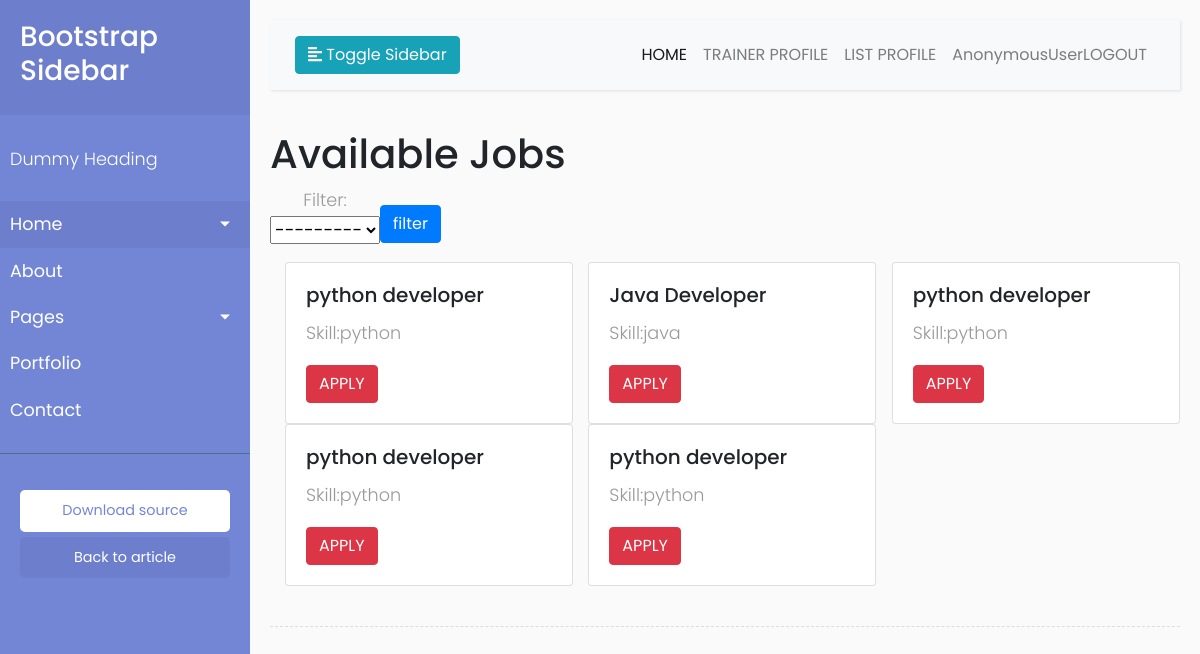
The page /trainer/listjob on the database its author committed.
### Insadmin/models.py (models this page shows, shortened)
class InstituteDetails(models.Model):
    job = models.CharField(max_length=120)
    skills = models.ForeignKey(SkillModel,on_delete=models.CASCADE)
    location = models.CharField(max_length=120)

class SkillModel(models.Model):
    skill = models.CharField(max_length=120)
    def __str__(self):
         return self.skill

### trainer/views.py (the view, shortened to what this page needs)
# urls.py: path("listj", listJob, name="listj"),
def listJob(request):
    job=InstituteDetails.objects.all()
    context = {}
    context["jobs"]=job
    form=filterform()
    context["form"]=form
    return render(request, "trainer/listjobb.html",context)

### trainer/forms.py
class filterform(ModelForm):
    class Meta:
        model=filterskill
        fields="__all__"

### trainer/models.py (called while the page is built)
    def __str__(self):
         return self.skill

### trainer/templates/trainer/listjobb.html (shortened to what this page needs)
<!DOCTYPE html>
{% extends 'trainer/base.html' %}
{% block body_block %}
<h1>Available Jobs</h1>
<form class="form-inline" method="post" style="..." >
       {{form.as_p}}
    <input type="submit" class="btn btn-primary" value="filter">
 </form>
<div class="container">
<div class="row">
    {%for item in jobs%}
    <div class="col-lg-4">
      <div class="card" style="width: 18rem;">
      <div class="card-body">
      <h5 class="card-title">{{item.job}}</h5>
      <p class="card-text">Skill:{{item.skills}} </p>
        <a href="{%url 'apply' %}" class="btn btn-danger">APPLY</a>
      </div>
</div>
</div>
    {% endfor %}
   </div>
</div>
{% endblock %}

### trainer/templates/trainer/base.html (shortened to what this page needs)
<!DOCTYPE html>
{% load static %}
<html>
<head>
    <link rel="stylesheet" href="https://stackpath.bootstrapcdn.com/bootstrap/4.1.0/css/bootstrap.min.css">
    <link rel="stylesheet" href="{% static 'css/style.css' %}">
</head>
<body>
    <div class="wrapper">
        <nav id="sidebar">
            <div class="sidebar-header">
                <h3>Bootstrap Sidebar</h3>
            </div>
            <ul class="list-unstyled components">
                <p>Dummy Heading</p>
                <li class="active">
                    <a href="#homeSubmenu" data-toggle="collapse" aria-expanded="false" class="dropdown-toggle">Home</a>
                </li>
                <li>
                    <a href="#">About</a>
                </li>
                <li>
                    <a href="#pageSubmenu" data-toggle="collapse" aria-expanded="false" class="dropdown-toggle">Pages</a>
                </li>
                <li>
                    <a href="#">Portfolio</a>
                </li>
                <li>
                    <a href="#">Contact</a>
                </li>
            </ul>
            <ul class="list-unstyled CTAs">
                <li>
                    <a href="https://bootstrapious.com/tutorial/files/sidebar.zip" class="download">Download source</a>
                </li>
                <li>
                    <a href="https://bootstrapious.com/p/bootstrap-sidebar" class="article">Back to article</a>
                </li>
            </ul>
        </nav>
        <div id="content">
            <nav class="navbar navbar-expand-lg navbar-light bg-light">
                <div class="container-fluid">
                    <button type="button" id="sidebarCollapse" class="btn btn-info">
                        <i class="fas fa-align-left"></i>
                        <span>Toggle Sidebar</span>
                    </button>
                    <div class="collapse navbar-collapse" id="navbarSupportedContent">
                        <ul class="nav navbar-nav ml-auto">
                            <li class="nav-item active">
                                <a class="nav-link" href="{%url 'wel' %}">HOME</a>
                            </li>
                            <li class="nav-item">
                                <a class="nav-link" href="{%url 'prof' %}">TRAINER PROFILE</a>
                            </li>
                            <li class="nav-item">
                                <a class="nav-link" href="{%url 'list'  %}">LIST PROFILE</a>
                            </li>
                            <li class="nav-item">
                                <a class="nav-link" href="{% url 'logout' %}">{{request.user}}LOGOUT</a>
                            </li>
                        </ul>
                    </div>
                </div>
            </nav>
            {% block body_block %}
            {% endblock %}
            <div class="line"></div>
        </div>
</body>
</html>

### trainer/static/css/style.css (style rules this page uses)
body { font-family: 'Poppins', sans-serif; background: #fafafa; }
p { font-family: 'Poppins', sans-serif; font-size: 1.1em; font-weight: 300; line-height: 1.7em; color: #999; }
a, a:hover, a:focus { color: inherit; text-decoration: none; transition: all 0.3s; }
.navbar { padding: 15px 10px; background: #fff; border: none; border-radius: 0; margin-bottom: 40px; box-shadow: 1px 1px 3px rgba(0, 0, 0, 0.1); }
.line { width: 100%; height: 1px; border-bottom: 1px dashed #ddd; margin: 40px 0; }
.wrapper { display: flex; width: 100%; align-items: stretch; }
#sidebar { min-width: 250px; max-width: 250px; background: #7386D5; color: #fff; transition: all 0.3s; }
#sidebar .sidebar-header { padding: 20px; background: #6d7fcc; }
#sidebar ul.components { padding: 20px 0; border-bottom: 1px solid #47748b; }
#sidebar ul p { color: #fff; padding: 10px; }
#sidebar ul li a { padding: 10px; font-size: 1.1em; display: block; }
#sidebar ul li.active>a, a[aria-expanded="true"] { color: #fff; background: #6d7fcc; }
a[data-toggle="collapse"] { position: relative; }
.dropdown-toggle::after { display: block; position: absolute; top: 50%; right: 20px; transform: translateY(-50%); }
ul.CTAs { padding: 20px; }
ul.CTAs a { text-align: center; font-size: 0.9em !important; display: block; border-radius: 5px; margin-bottom: 5px; }
a.download { background: #fff; color: #7386D5; }
a.article, a.article:hover { background: #6d7fcc !important; color: #fff !important; }
#content { width: 100%; padding: 20px; min-height: 100vh; transition: all 0.3s; }

### rows shown on the page
InstituteDetails: job "python developer", skills "python"
InstituteDetails: job "Java Developer", skills "java"
InstituteDetails: job "python developer", skills "python"
InstituteDetails: job "python developer", skills "python"
InstituteDetails: job "python developer", skills "python"

### other values the page prints
{{ request.user }} "AnonymousUser"
